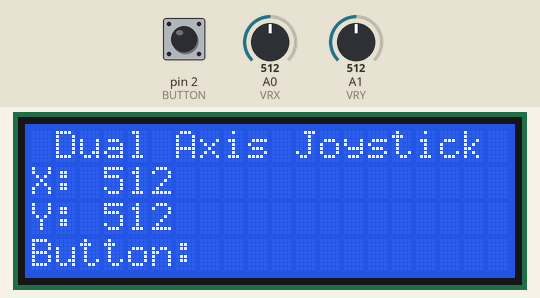
This program was run on a simulated Arduino Uno, built with avr-gcc and run on an emulated ATmega328P. Shown: 20×4 character LCD. The inputs (shaded band) are chosen by the test bench; at power-on: pin 2 (BUTTON) HIGH, A0 (VRX) = 512, A1 (VRY) = 512.

Above: at 1.2 s.
1.3 s: pin 2 (BUTTON) pulled LOW for 0.35 s
At 1.63 s:
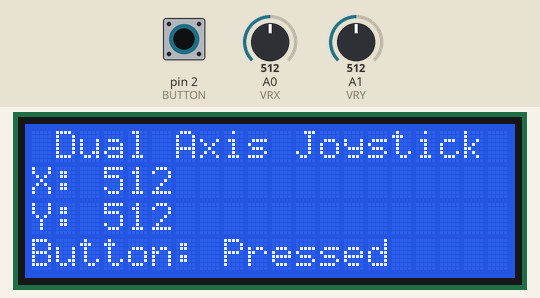
3.2 s: A0 (VRX) set to 716
At 4.6 s:
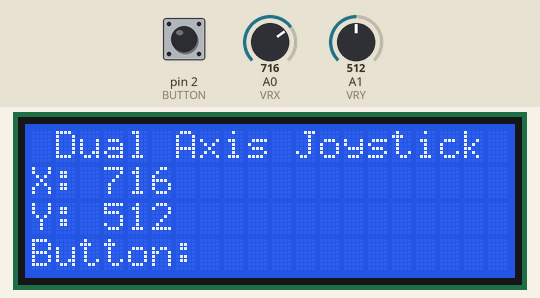
4.9 s: A1 (VRY) set to 716
At 5.3 s:
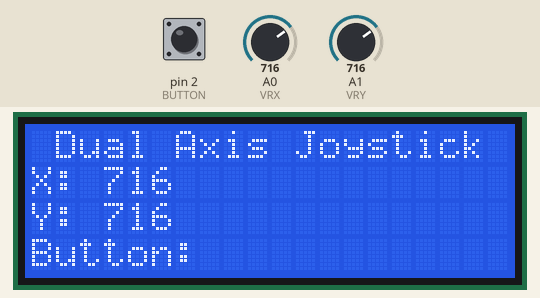
6.5 s: pin 2 (BUTTON) pulled LOW for 1 s
At 7.3 s:
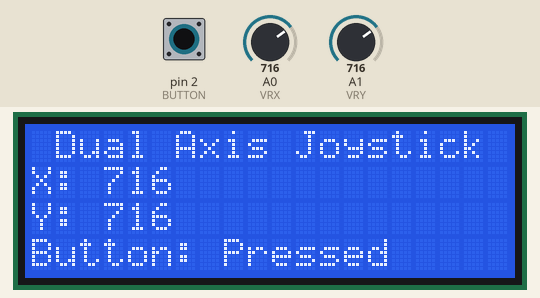
9.0 s: A0 (VRX) set to 900
At 9.7 s:
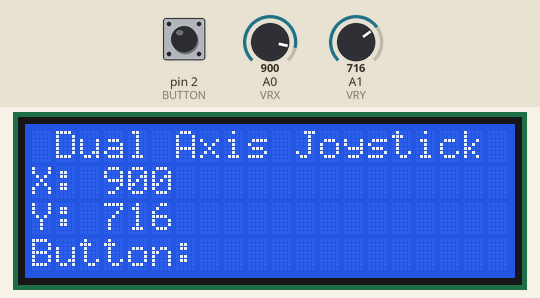
10.6 s: A1 (VRY) set to 900
At 11.4 s:
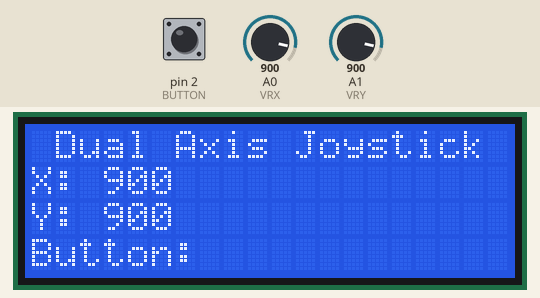
Timing chart, 0 to 13.3 s (numbered marks = the images above; inputs shaded):
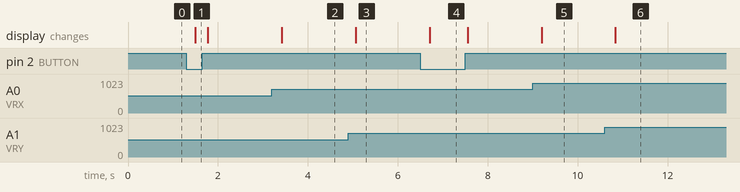

Measured:
- after the input at 1.3 s, the display: changes after 0.20 s (image 1)
- after the input at 3.2 s, the display: changes after 0.22 s (image 2)
- after the input at 4.9 s, the display: changes after 0.16 s (image 3)
- after the input at 6.5 s, the display: changes after 0.22 s (image 4)
- after the input at 9.0 s, the display: changes after 0.20 s (image 5)
- after the input at 10.6 s, the display: changes after 0.24 s (image 6)

The program:

main.cpp
```cpp
#include <Arduino.h>
#include <Wire.h>
#include <LiquidCrystal_I2C.h>

LiquidCrystal_I2C lcd(0x27, 20, 4);

#define VRX A0
#define VRY A1
#define BUTTON 2

int x_value;
int y_value;

void setup() {
  pinMode(VRX, INPUT);
  pinMode(VRY, INPUT);
  pinMode(BUTTON, INPUT_PULLUP);

  lcd.init();
  lcd.backlight();

  lcd.setCursor(0, 0);
  lcd.print(" Dual Axis Joystick ");

  lcd.setCursor(0, 1);
  lcd.print("X:");

  lcd.setCursor(0, 2);
  lcd.print("Y:");

  lcd.setCursor(0, 3);
  lcd.print("Button:");
}

void loop() {
  lcd.setCursor(8, 3);
  lcd.print("       ");

  lcd.setCursor(3, 1);
  lcd.print("    ");
  x_value = analogRead(VRX);
  lcd.setCursor(3, 1);
  lcd.print(x_value);

  lcd.setCursor(3, 2);
  lcd.print("    ");
  y_value = analogRead(VRY);
  lcd.setCursor(3, 2);
  lcd.print(y_value);

  if (!digitalRead(BUTTON)) {
    lcd.setCursor(8, 3);
    lcd.print("Pressed");
  }

  delay(250);
}
```
